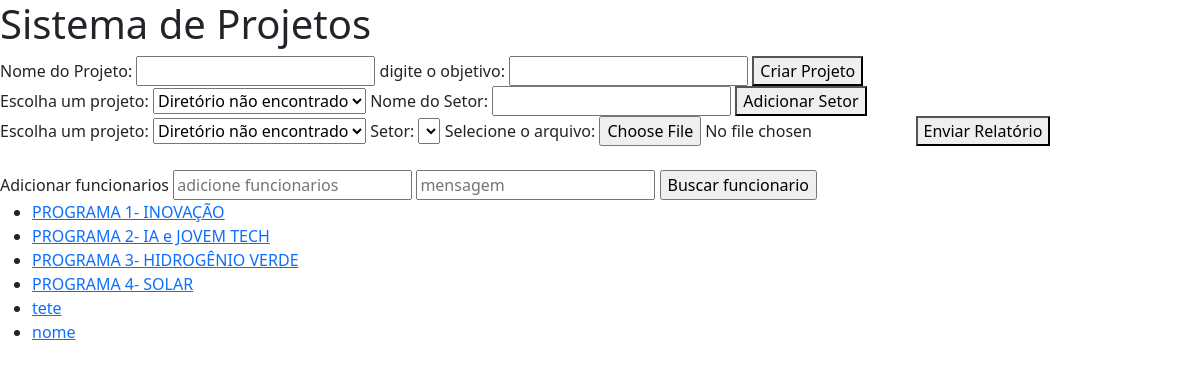
The page /atividades/atividadesphp.php on the database as committed earlier.
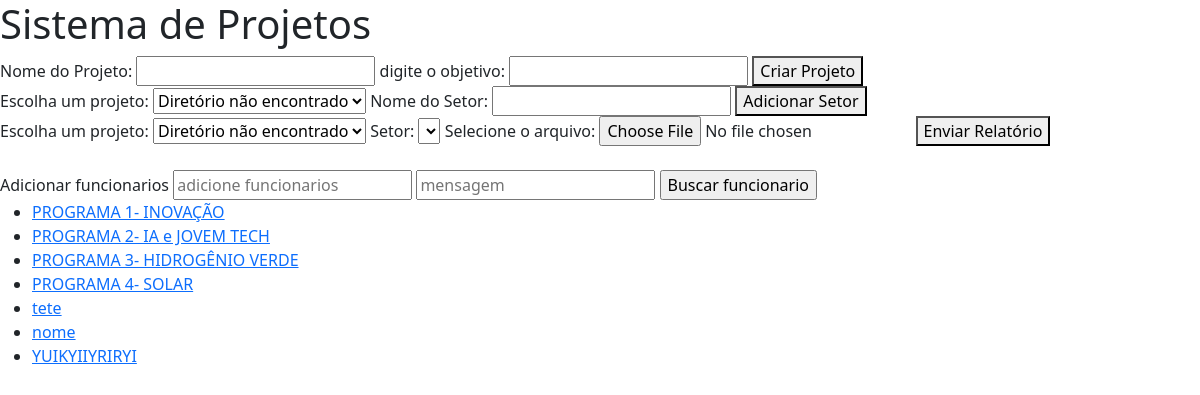
The same page on the database as committed later.
### tables this page shows
CREATE TABLE `projetos` (
  `id_projeto` int(11) NOT NULL,
  `nome_projeto` varchar(255) NOT NULL,
  `login_criador` varchar(255) NOT NULL,
  `caminho_projeto` varchar(255) NOT NULL,
  `objetivo` varchar(400) NOT NULL,
  `dt_criada` timestamp NOT NULL DEFAULT current_timestamp() ON UPDATE current_timestamp()
);

### atividades/atividadesphp.php (the view, shortened to what this page needs)
<?php
require_once "..\bancodedados/bd_conectar.php";
?>
<!DOCTYPE html>
<html lang="pt-br">
<head>
    <link href="https://cdn.jsdelivr.net/npm/bootstrap@5.1.3/dist/css/bootstrap.min.css" rel="stylesheet">
</head>
<body>
<h1>Sistema de Projetos</h1>
<form method="post" action="">
    <label for="nome_projeto">Nome do Projeto:</label>
    <input type="text" name="nome_projeto" required>
    <label for="objetivo">digite o objetivo:</label>
    <input type="text" name="objetivo" required>
    <button type="submit" name="criar_projeto">Criar Projeto</button>
</form>
<form method="post" action="">
    <label for="projeto">Escolha um projeto:</label>
    <select name="projeto" id="projeto">
        <?php
        $caminho = 'projetos/';
        if (is_dir($caminho)) {
            $pastas = scandir($caminho);
            $pastas = array_diff($pastas, array('..', '.'));
            foreach ($pastas as $pasta) {
                echo "<option value=\"$pasta\">$pasta</option>";
            }
        } else {
            echo "<option value=\"\">Diretório não encontrado</option>";
        }
        ?>
    </select>
    <label for="nome_setor">Nome do Setor:</label>
    <input type="text" name="nome_setor" id="nome_setor" required>
    <button type="submit" name="adicionar_setor">Adicionar Setor</button>
</form>
<form method="post" action="upload.php" enctype="multipart/form-data">
    <label for="projeto_upload">Escolha um projeto:</label>
    <select name="projeto_upload" id="projeto_upload">
        <?php
        $caminho = 'projetos/';
        if (is_dir($caminho)) {
            $pastas = scandir($caminho);
            $pastas = array_diff($pastas, array('..', '.'));
            foreach ($pastas as $pasta) {
                echo "<option value=\"$pasta\">$pasta</option>";
            }
        } else {
            echo "<option value=\"\">Diretório não encontrado</option>";
        }
        ?>
    </select>
    <label for="setor_upload">Setor:</label>
    <select name="setor_upload" id="setor_upload"></select>
    <label for="arquivo">Selecione o arquivo:</label>
    <input type="file" name="arquivo" id="arquivo" required>
    <button type="submit" name="upload_relatorio">Enviar Relatório</button> <br> <br>
</form>
<form method = "POST">
    <label for="LabelBuscar">Adicionar funcionarios </label>
    <input id = "busca" type="text" name = "busca" placeholder = "adicione funcionarios" onkeyup ="carregar_colaboradores(this.value)">
    <input type="text" name = "msg" placeholder = "mensagem">
    <input type="submit" name="buttonBuscar" value = "Buscar funcionario"></button> <br>
</form>
<?php
$sql = "SELECT id_projeto, nome_projeto, caminho_projeto FROM projetos";
$result = $mysqli->query($sql);
if ($result->num_rows > 0) {
    echo '<ul>';
    while ($row = $result->fetch_assoc()) {
        $id_proj = $row["id_projeto"];
        $caminho = $row["caminho_projeto"];
        echo '<li><a href="verprojetoscriados.php?id_projeto=' . $id_proj . '&caminho_projeto=' . urlencode($caminho) . '">' . $row["nome_projeto"] . '</a></li>';
    }
    echo '</ul>';
} else {
    echo '<p>Nenhum item encontrado no banco de dados.</p>';
}
?>
</body>
</html>

Rows that differ between the two databases and show on the page:
added projetos: nome_projeto "YUIKYIIYRIRYI"
